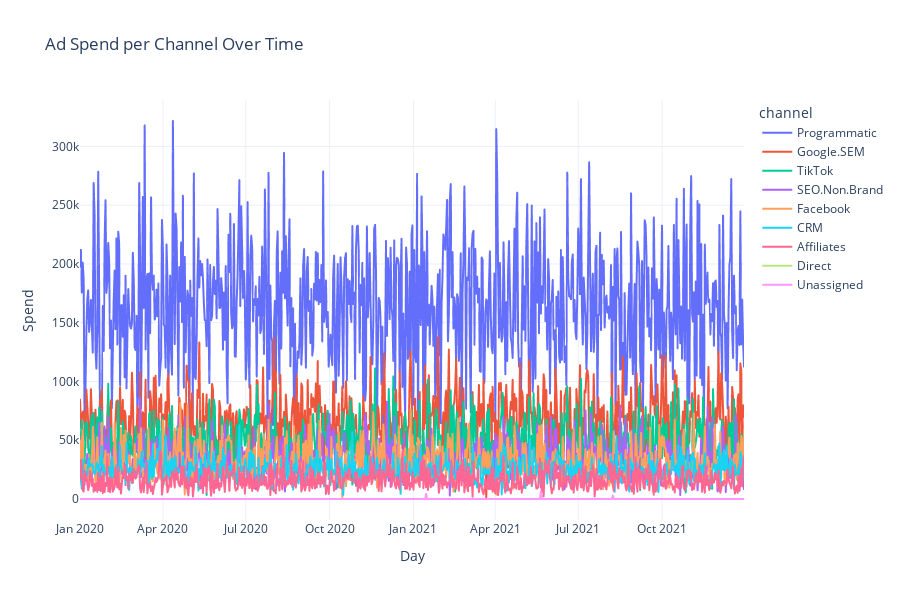

Notebook source saved alongside this figure:
### Code cell
# Per-channel spend
# Line chart (default)
plot_ads_spend(df_spend, by="channel", chart_type="line", figsize=(900, 600))

### Figure 1 — Plotly figure (JSON) as saved in the notebook; plotly's stock layout.template omitted (floating-point values rounded to 4 significant figures; data arrays with more than 128 entries replaced by an {"elided": "..."} marker saying what was removed)
{"data": [{"customdata": {"elided": "730x3 mixed values"}, "hovertemplate": "channel=Programmatic<br>Day=%{x}<br>Spend=%{y}<br>channel_type=%{customdata[0]}<br>channel_prop_spend=%{customdata[1]}<br>total_campaign_spend=%{customdata[2]}<extra></extra>", "legendgroup": "Programmatic", "line": {"color": "#636efa", "dash": "solid"}, "marker": {"symbol": "circle"}, "mode": "lines", "name": "Programmatic", "showlegend": true, "type": "scattergl", "x": {"elided": "730 str values"}, "xaxis": "x", "y": {"elided": "730 float values"}, "yaxis": "y"}, {"customdata": {"elided": "730x3 mixed values"}, "hovertemplate": "channel=Google.SEM<br>Day=%{x}<br>Spend=%{y}<br>channel_type=%{customdata[0]}<br>channel_prop_spend=%{customdata[1]}<br>total_campaign_spend=%{customdata[2]}<extra></extra>", "legendgroup": "Google.SEM", "line": {"color": "#EF553B", "dash": "solid"}, "marker": {"symbol": "circle"}, "mode": "lines", "name": "Google.SEM", "showlegend": true, "type": "scattergl", "x": {"elided": "730 str values"}, "xaxis": "x", "y": {"elided": "730 float values"}, "yaxis": "y"}, {"customdata": {"elided": "730x3 mixed values"}, "hovertemplate": "channel=TikTok<br>Day=%{x}<br>Spend=%{y}<br>channel_type=%{customdata[0]}<br>channel_prop_spend=%{customdata[1]}<br>total_campaign_spend=%{customdata[2]}<extra></extra>", "legendgroup": "TikTok", "line": {"color": "#00cc96", "dash": "solid"}, "marker": {"symbol": "circle"}, "mode": "lines", "name": "TikTok", "showlegend": true, "type": "scattergl", "x": {"elided": "730 str values"}, "xaxis": "x", "y": {"elided": "730 float values"}, "yaxis": "y"}, {"customdata": {"elided": "730x3 mixed values"}, "hovertemplate": "channel=SEO.Non.Brand<br>Day=%{x}<br>Spend=%{y}<br>channel_type=%{customdata[0]}<br>channel_prop_spend=%{customdata[1]}<br>total_campaign_spend=%{customdata[2]}<extra></extra>", "legendgroup": "SEO.Non.Brand", "line": {"color": "#ab63fa", "dash": "solid"}, "marker": {"symbol": "circle"}, "mode": "lines", "name": "SEO.Non.Brand", "showlegend": true, "type": "scattergl", "x": {"elided": "730 str values"}, "xaxis": "x", "y": {"elided": "730 float values"}, "yaxis": "y"}, {"customdata": {"elided": "730x3 mixed values"}, "hovertemplate": "channel=Facebook<br>Day=%{x}<br>Spend=%{y}<br>channel_type=%{customdata[0]}<br>channel_prop_spend=%{customdata[1]}<br>total_campaign_spend=%{customdata[2]}<extra></extra>", "legendgroup": "Facebook", "line": {"color": "#FFA15A", "dash": "solid"}, "marker": {"symbol": "circle"}, "mode": "lines", "name": "Facebook", "showlegend": true, "type": "scattergl", "x": {"elided": "730 str values"}, "xaxis": "x", "y": {"elided": "730 float values"}, "yaxis": "y"}, {"customdata": {"elided": "730x3 mixed values"}, "hovertemplate": "channel=CRM<br>Day=%{x}<br>Spend=%{y}<br>channel_type=%{customdata[0]}<br>channel_prop_spend=%{customdata[1]}<br>total_campaign_spend=%{customdata[2]}<extra></extra>", "legendgroup": "CRM", "line": {"color": "#19d3f3", "dash": "solid"}, "marker": {"symbol": "circle"}, "mode": "lines", "name": "CRM", "showlegend": true, "type": "scattergl", "x": {"elided": "730 str values"}, "xaxis": "x", "y": {"elided": "730 float values"}, "yaxis": "y"}, {"customdata": {"elided": "730x3 mixed values"}, "hovertemplate": "channel=Affiliates<br>Day=%{x}<br>Spend=%{y}<br>channel_type=%{customdata[0]}<br>channel_prop_spend=%{customdata[1]}<br>total_campaign_spend=%{customdata[2]}<extra></extra>", "legendgroup": "Affiliates", "line": {"color": "#FF6692", "dash": "solid"}, "marker": {"symbol": "circle"}, "mode": "lines", "name": "Affiliates", "showlegend": true, "type": "scattergl", "x": {"elided": "730 str values"}, "xaxis": "x", "y": {"elided": "730 float values"}, "yaxis": "y"}, {"customdata": {"elided": "730x3 mixed values"}, "hovertemplate": "channel=Direct<br>Day=%{x}<br>Spend=%{y}<br>channel_type=%{customdata[0]}<br>channel_prop_spend=%{customdata[1]}<br>total_campaign_spend=%{customdata[2]}<extra></extra>", "legendgroup": "Direct", "line": {"color": "#B6E880", "dash": "solid"}, "marker": {"symbol": "circle"}, "mode": "lines", "name": "Direct", "showlegend": true, "type": "scattergl", "x": {"elided": "730 str values"}, "xaxis": "x", "y": {"elided": "730 float values"}, "yaxis": "y"}, {"customdata": {"elided": "730x3 mixed values"}, "hovertemplate": "channel=Unassigned<br>Day=%{x}<br>Spend=%{y}<br>channel_type=%{customdata[0]}<br>channel_prop_spend=%{customdata[1]}<br>total_campaign_spend=%{customdata[2]}<extra></extra>", "legendgroup": "Unassigned", "line": {"color": "#FF97FF", "dash": "solid"}, "marker": {"symbol": "circle"}, "mode": "lines", "name": "Unassigned", "showlegend": true, "type": "scattergl", "x": {"elided": "730 str values"}, "xaxis": "x", "y": {"elided": "730 float values"}, "yaxis": "y"}], "layout": {"height": 600, "hovermode": "x unified", "legend": {"orientation": "v", "title": {"text": "channel"}, "tracegroupgap": 0, "x": 1.02, "xanchor": "left", "y": 1, "yanchor": "top"}, "title": {"text": "Ad Spend per Channel Over Time"}, "width": 900, "xaxis": {"anchor": "y", "domain": [0, 1], "title": {"text": "Day"}}, "yaxis": {"anchor": "x", "domain": [0, 1], "title": {"text": "Spend"}}}}
